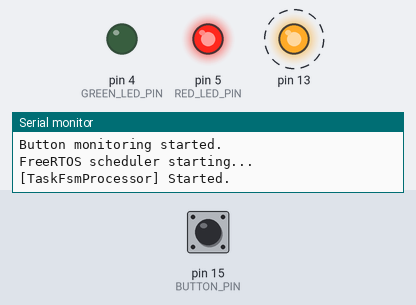
Recording of a program running on a simulated Arduino Mega 2560, built with avr-gcc and run on an emulated ATmega2560. Parts: output pins drawn as LEDs (lit = HIGH), the last lines printed to the serial monitor. Dashed ring = blinking. Inputs (shaded band) come from the test bench; at power-on: pin 15 (BUTTON_PIN) HIGH.

Above: at 0.8 s.
0.9 s: pin 15 (BUTTON_PIN) pulled LOW for 0.15 s
At 2.7 s:
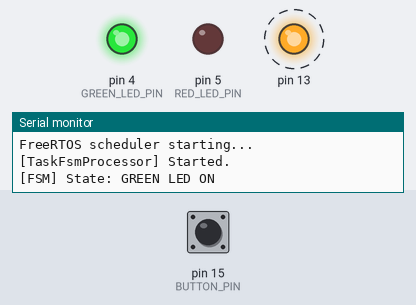
4.0 s: pin 15 (BUTTON_PIN) pulled LOW for 1 s
At 5.3 s:
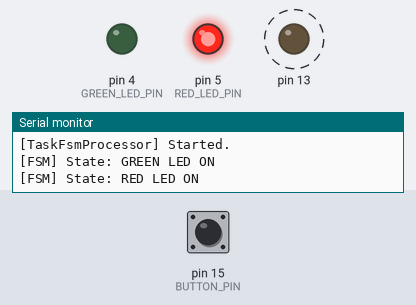
8.0 s: pin 15 (BUTTON_PIN) pulled LOW for 3.2 s
At 9.3 s:
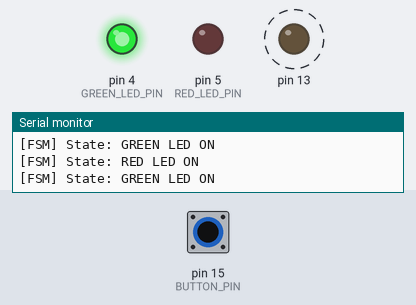
Timing chart, 0 to 20.2 s (numbered marks = the images above; inputs shaded):
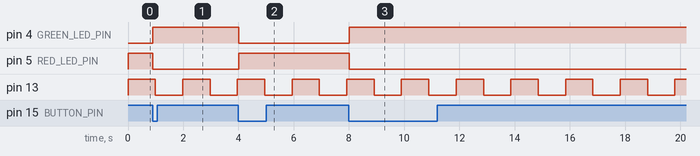

The program:

main.cpp
```cpp
// main.cpp


// Select current lab to compile:
// Uncomment the desired line and comment out the others


// #define LAB_TEST
// #define LAB_0
// #define LAB_1_1
// #define LAB_1_2
// #define LAB_2_1
// #define LAB_2_2
// #define LAB_3_1
// #define LAB_3_2
// #define LAB_4_1
// #define LAB_4_2
// #define LAB_5_1
// #define LAB_5_2
 #define LAB_6_1
// #define LAB_6_2
// #define LAB_7_1
// #define LAB_7_2
// #define LAB_7_3

#ifdef LAB_TEST
  #include "labs/test.cpp"
#elif defined(LAB_0)
  #include "labs/Lab0.cpp"
#elif defined(LAB_1_1)
  #include "labs/Lab1_1.cpp"
#elif defined(LAB_1_2)
  #include "labs/Lab1_2.cpp"
#elif defined(LAB_2_1)
  #include "labs/Lab2_1.cpp"
#elif defined(LAB_2_2)
  #include "labs/Lab2_2.cpp"
#elif defined(LAB_3_1)
  #include "labs/Lab3_1.cpp"
#elif defined(LAB_3_2)
  #include "labs/Lab3_2.cpp"
#elif defined(LAB_4_1)
  #include "labs/Lab4_1.cpp"
#elif defined(LAB_4_2)
  #include "labs/Lab4_2.cpp"
#elif defined(LAB_5_1)
  #include "labs/Lab5_1.cpp"
#elif defined(LAB_5_2)
  #include "labs/Lab5_2.cpp"
#elif defined(LAB_6_1)
  #include "labs/Lab6_1.cpp"
#elif defined(LAB_6_2)
  #include "labs/Lab6_2.cpp"
#elif defined(LAB_7_1)
  #include "labs/Lab7_1.cpp"
#elif defined(LAB_7_2)
  #include "labs/Lab7_2.cpp"
#elif defined(LAB_7_3)
  #include "labs/Lab7_3.cpp"
#else
  // ERROR_LAB runs by default
  #define ERROR_LAB
  #include "labs/ErrorLab.cpp"
#endif
```

ErrorLab.cpp
```cpp
//#define ERROR_LAB

#ifdef ERROR_LAB


#include <Arduino.h>
#include "utils/error_led_utils.h"
#include "configs/system_config.h"


void setup()
{
    defaultErrorLed.blinkForever(LED_ERROR_BLINK_FOREVER_DELAY);
}

void loop()
{

}

#endif
```

Lab0.cpp
```cpp
//#define LAB_0
#ifdef LAB_0

#include <Arduino.h>
#include "my_led.h"
#include "my_btn.h"
#include "milis_utils.h"
#include "config.h"

#define LED_PIN 13
#define BUTTON_PIN DEFAULT_BUTTON_PIN


#define SHOW_OFF

// Lab 0: LED state change application with button press

LedUtils led(LED_PIN);
ButtonUtils button(BUTTON_PIN);

void setup() {
    // No initialization needed - constructors already configured pins
}

int mil = 0;
void loop() {
    #ifdef SHOW_OFF
        executePeriodicallyRef(mil, 50, [](){
            button.update();
            if (button.btnPressed())
                led.toggle();
        });
    #else
        button.update();
        if (button.btnPressed())
            led.toggle();
        delay(50); //Debounce time: 50 ms
    #endif
}

#endif
```

Lab1_1.cpp
```cpp
#ifdef LAB_1_1
#include <Arduino.h>
#include "config.h"
#include "my_led.h"
#include "interactive_scanf.h"
#include "serial_stdio.h"  // Add this include

#define LED_PIN 12
#define BUTTON_PIN 2

#define LED_ON_COMMAND "led_on"
#define LED_OFF_COMMAND "led_off"
#define LED_TOGGLE_COMMAND "led_toggle"
#define EXIT_COMMAND "exit"
#define IS_LED_ON_COMMAND "status"


// Lab 1.1: Control an LED via serial commands

Led led;
void(* resetFunc) (void) = 0; //declare reset function @ address 0

void setup() {
    initSerialStdio(SERIAL_BAUD_RATE);  // Replace Serial.begin() with this

    // Initialize LED
    led_init(&led, LED_PIN);

    printf("\r\nLab 1.1 - LED Control via Serial\r\n");
    printf("Commands:\r\n");
    printf("  '" LED_ON_COMMAND  "' - turn LED ON\r\n");
    printf("  '" LED_OFF_COMMAND "' - turn LED OFF\r\n");
    printf("  '" LED_TOGGLE_COMMAND "' - toggle LED state\r\n");
    printf("  '" IS_LED_ON_COMMAND "' - check LED status\r\n");
    printf("  '" EXIT_COMMAND "' - restart the board\r\n");
    printf("Ready for commands...\r\n");
}

void loop() {
    delay(10); //Debounce time: 10 ms (to avoid busy loop)

    char buffer[32];


    scanf("%31s", buffer);

    if (strcmp(buffer, LED_ON_COMMAND) == 0) {
        led_turn_on(&led);
        printf("\r\nLED turned ON\r\n");
    }
    else if (strcmp(buffer, LED_OFF_COMMAND) == 0) {
        led_turn_off(&led);
        printf("\r\nLED turned OFF\r\n");
    }
    else if (strcmp(buffer, LED_TOGGLE_COMMAND) == 0) {
        led_toggle(&led);
        printf("\r\nLED toggled\r\n");
    }
    else if (strcmp(buffer, IS_LED_ON_COMMAND) == 0) {
        if (led_is_on(&led)) {
            printf("\r\nLED is currently ON\r\n");
        } else {
            printf("\r\nLED is currently OFF\r\n");
        }
    }
    else if (strcmp(buffer, EXIT_COMMAND) == 0) {
        printf("\r\nRestarting board...\r\n");
        delay(1000); // give time to send message
        resetFunc(); // call reset
    }
    else {
        printf("\r\nUnknown command: %s\r\n", buffer);
        printf("Use commands:\r\n");
        printf("  '" LED_ON_COMMAND "'\r\n");
        printf("  '" LED_OFF_COMMAND "'\r\n");
        printf("  '" LED_TOGGLE_COMMAND "'\r\n");
        printf("  '" IS_LED_ON_COMMAND "'\r\n");
        printf("  '" EXIT_COMMAND "'\r\n");
    }

}
#endif
```

Lab1_2.cpp
```cpp
#ifdef LAB_1_2
#include <Arduino.h>
#include "keypad_lcd_stdio_config.h"  // Includes initWithConfig() implementation
#include "my_led.h"
#include "config.h"

#define CORRECT_CODE "1234"
#define MAX_CODE_LENGTH 10

#define SECRET_INPUT  // To hide code input on LCD

// Lab 1.2: Code verification system with 4x4 keypad and LCD display via STDIO

// LED structures (C-style)
Led greenLed;
Led redLed;

String enteredCode = "";

void resetBoard() {
    void(* resetFunc) (void) = 0; //declare reset function @ address 0
    resetFunc(); //call reset
}

void setup() {
    // Initialize STDIO wrapper for keypad and LCD display
    KeypadLCDStdio::initWithConfig();

    // Initialize LEDs (C-style)
    led_init(&greenLed, GREEN_LED_PIN);
    led_init(&redLed, RED_LED_PIN);

    // Turn off LEDs initially
    led_turn_off(&greenLed);
    led_turn_off(&redLed);

    // Flush display first
    printf("\f");

    // Show first screen
    printf("Lab 1.2");
    printf("\n4-digit code");
    delay(2000);

    // Flush (clear) and show second screen
    printf("\f");
    printf("# to confirm");
    printf("\n* to clear");
    delay(2000);

    // Flush (clear) and show input prompt
    printf("\f");
    printf("Code: ");
}

void loop() {
    delay(10); // Small delay for stability

    // Read character directly from STDIO (blocking call)
    char c = getchar();

    if (c != EOF && c != '\0') {
        if (c == '#') {
            // Check code when # is pressed
            printf("\f");
            printf("Checking code...");
            delay(1000);

            if (enteredCode == CORRECT_CODE) {
                printf("\f");
                printf("Access granted!");
                led_turn_on(&greenLed);
                led_turn_off(&redLed);
            } else {
                printf("\f");
                printf("Access denied!");
                led_turn_on(&redLed);
                led_turn_off(&greenLed);
            }

            // Reset after 3 seconds
            delay(3000);
            printf("\f");
            resetBoard();


        } else if (c == '*') {
            // Clear input when * is pressed
            enteredCode = "";
            printf("\f");
            printf("Code cleared");
            delay(1000);
            printf("\f");
            printf("Code: ");

        } else if (c >= '0' && c <= '9') {
            // Add digit to code
            if (enteredCode.length() < MAX_CODE_LENGTH) {
                enteredCode += c;
            }
            /*
#ifdef SECRET_INPUT
            if (enteredCode.length() < MAX_CODE_LENGTH) {
                enteredCode += c;
                printf("\f");
                printf("Code: ");
                for (size_t i = 0; i < enteredCode.length(); i++) {
                    printf("*");
                }
            }
#else
            if (enteredCode.length() < MAX_CODE_LENGTH) {
                enteredCode += c;
                printf("\f");
                printf("Code: %s", enteredCode.c_str());
            }
#endif
*/
        }
    }
}
#endif
```

Lab2_2.cpp
```cpp
#ifdef LAB_2_2
#include <Arduino.h>
#include <Arduino_FreeRTOS.h>
#include <semphr.h>
#include <queue.h>
#include "config.h"
#include "serial_stdio.h"

// Lab 2.2 - FreeRTOS: Preemptive Multitasking with Semaphores and Queues
// Three tasks demonstrating synchronization and inter-task communication

// ============================================================================
// HARDWARE CONFIGURATION
// ============================================================================
#define BTN1_PIN 2          // Button for Task 1
#define LED1_PIN 13         // LED controlled by Task 1 (1 second on button press)
#define LED2_PIN 12         // LED controlled by Task 2 (blinks N times)

// ============================================================================
// FREERTOS OBJECTS
// ============================================================================
SemaphoreHandle_t buttonSemaphore;  // Binary semaphore for Task 1 -> Task 2 sync
QueueHandle_t dataQueue;            // Queue for Task 2 -> Task 3 communication

// ============================================================================
// SHARED VARIABLES
// ============================================================================
volatile int N = 0;                 // Counter incremented by Task 2
volatile unsigned long led1_onTime = 0;  // Time when LED1 should turn off

// ============================================================================
// TASK FUNCTION DECLARATIONS
// ============================================================================
void Task1_ButtonAndLED(void *pvParameters);
void Task2_SynchronousTask(void *pvParameters);
void Task3_BufferReader(void *pvParameters);

// ============================================================================
// TASK 1: Button and LED Control
// ============================================================================
/**
 * Task 1: Button Monitoring and LED Control
 * - Frequency: 10ms (100Hz)
 * - Detects button press with debouncing
 * - Lights LED1 for 1 second on button press
 * - Signals Task 2 via binary semaphore
 */
void Task1_ButtonAndLED(void *pvParameters) {
    (void) pvParameters;  // Unused parameter

    TickType_t xLastWakeTime;
    const TickType_t xFrequency = pdMS_TO_TICKS(10);  // 10ms period

    // Button debouncing variables
    bool btnLastState = HIGH;
    unsigned long btnLastDebounce = 0;
    const unsigned long DEBOUNCE_DELAY = 50;

    // Initialize the xLastWakeTime variable with the current time
    xLastWakeTime = xTaskGetTickCount();

    while (1) {
        // Read button with debouncing
        bool btnReading = digitalRead(BTN1_PIN);

        if (btnReading != btnLastState) {
            btnLastDebounce = millis();
        }

        if ((millis() - btnLastDebounce) > DEBOUNCE_DELAY) {
            if (btnReading == LOW && btnLastState == HIGH) {
                // Button pressed (falling edge)

                // Turn on LED1 for 1 second
                digitalWrite(LED1_PIN, HIGH);
                led1_onTime = millis() + 1000;  // LED should turn off after 1 second

                // Signal Task 2 via semaphore
                xSemaphoreGive(buttonSemaphore);

                printf("Task1: Button pressed! LED1 ON, semaphore given.\r\n");
            }
        }

        btnLastState = btnReading;

        // Check if LED1 should be turned off
        if (led1_onTime > 0 && millis() >= led1_onTime) {
            digitalWrite(LED1_PIN, LOW);
            led1_onTime = 0;
            printf("Task1: LED1 OFF after 1 second.\r\n");
        }

        // Wait for the next cycle (10ms)
        vTaskDelayUntil(&xLastWakeTime, xFrequency);
    }
}

// ============================================================================
// TASK 2: Synchronous Task (Provider)
// ============================================================================
/**
 * Task 2: Synchronous Data Provider
 * - Waits for semaphore from Task 1
 * - Increments counter N
 * - Sends bytes (1,2,3,...N) to queue with 50ms interval
 * - Blinks LED2 N times (ON: 300ms, OFF: 500ms)
 */
void Task2_SynchronousTask(void *pvParameters) {
    (void) pvParameters;  // Unused parameter

    while (1) {
        // Wait for semaphore from Task 1 (blocking wait)
        if (xSemaphoreTake(buttonSemaphore, portMAX_DELAY) == pdTRUE) {
            // Semaphore received - button was pressed
            N++;
            printf("Task2: Semaphore received! N = %d\r\n", N);

            // Send series of bytes (1,2,3,...N) to queue with 50ms interval
            printf("Task2: Sending bytes to queue: ");
            for (int i = 1; i <= N; i++) {
                uint8_t byte = i;

                // Send byte to queue (non-blocking or with timeout)
                if (xQueueSendToBack(dataQueue, &byte, pdMS_TO_TICKS(10)) == pdTRUE) {
                    printf("%d ", byte);
                } else {
                    printf("(queue full!) ");
                }

                vTaskDelay(pdMS_TO_TICKS(50));  // 50ms delay between bytes
            }

            // Send terminator byte (0) for newline
            uint8_t terminator = 0;
            xQueueSendToBack(dataQueue, &terminator, pdMS_TO_TICKS(10));
            printf("0\r\n");

            // Blink LED2 N times (ON: 300ms, OFF: 500ms)
            printf("Task2: Blinking LED2 %d times.\r\n", N);
            for (int i = 0; i < N; i++) {
                digitalWrite(LED2_PIN, HIGH);
                vTaskDelay(pdMS_TO_TICKS(300));  // ON for 300ms

                digitalWrite(LED2_PIN, LOW);
                vTaskDelay(pdMS_TO_TICKS(500));  // OFF for 500ms
            }

            printf("Task2: Finished sequence for N=%d.\r\n", N);
        }
    }
}

// ============================================================================
// TASK 3: Asynchronous Buffer Reader (Consumer)
// ============================================================================
/**
 * Task 3: Asynchronous Data Consumer
 * - Frequency: 200ms (5Hz)
 * - Reads bytes from queue
 * - Displays bytes in terminal
 * - Prints newline when byte 0 is received
 */
void Task3_BufferReader(void *pvParameters) {
    (void) pvParameters;  // Unused parameter

    TickType_t xLastWakeTime;
    const TickType_t xFrequency = pdMS_TO_TICKS(200);  // 200ms period

    // Initialize the xLastWakeTime variable with the current time
    xLastWakeTime = xTaskGetTickCount();

    while (1) {
        uint8_t receivedByte;

        // Try to receive data from queue (non-blocking check)
        while (xQueueReceive(dataQueue, &receivedByte, 0) == pdTRUE) {
            if (receivedByte == 0) {
                // Terminator byte - newline
                printf("\r\n");
            } else {
                // Regular byte - print it
                printf("%d ", receivedByte);
            }
        }

        // Wait for next cycle (200ms)
        vTaskDelayUntil(&xLastWakeTime, xFrequency);
    }
}

// ============================================================================
// ARDUINO SETUP
// ============================================================================
void setup() {
    // Initialize Serial for STDIO
    initSerialStdio(SERIAL_BAUD_RATE);

    printf("Lab 2.2 - FreeRTOS Multitasking\r\n");
    printf("================================\r\n\r\n");

    // Configure pins
    pinMode(BTN1_PIN, INPUT_PULLUP);
    pinMode(LED1_PIN, OUTPUT);
    pinMode(LED2_PIN, OUTPUT);

    // Initialize LEDs to OFF
    digitalWrite(LED1_PIN, LOW);
    digitalWrite(LED2_PIN, LOW);

    // Create binary semaphore for Task 1 -> Task 2 synchronization
    buttonSemaphore = xSemaphoreCreateBinary();
    if (buttonSemaphore == NULL) {
        printf("ERROR: Failed to create semaphore!\r\n");
        while(1);  // Halt on error
    }

    // Create queue for Task 2 -> Task 3 communication (10 bytes capacity)
    dataQueue = xQueueCreate(10, sizeof(uint8_t));
    if (dataQueue == NULL) {
        printf("ERROR: Failed to create queue!\r\n");
        while(1);  // Halt on error
    }

    printf("FreeRTOS objects created successfully.\r\n");
    printf("Creating tasks...\r\n\r\n");

    // Create Task 1: Button and LED (Priority 2 - high)
    xTaskCreate(
        Task1_ButtonAndLED,      // Task function
        "Task1_Button",          // Task name (for debugging)
        128,                     // Stack size (words)
        NULL,                    // Task parameters
        2,                       // Priority (higher = more important)
        NULL                     // Task handle
    );

    // Create Task 2: Synchronous Task (Priority 1 - medium)
    xTaskCreate(
        Task2_SynchronousTask,
        "Task2_Sync",
        256,                     // Larger stack for printf operations
        NULL,
        1,
        NULL
    );

    // Create Task 3: Buffer Reader (Priority 1 - medium)
    xTaskCreate(
        Task3_BufferReader,
        "Task3_Reader",
        128,
        NULL,
        1,
        NULL
    );

    printf("All tasks created!\r\n");
    printf("BTN1 (pin %d): Press to trigger sequence\r\n", BTN1_PIN);
    printf("LED1 (pin %d): Lights for 1 second on button press\r\n", LED1_PIN);
    printf("LED2 (pin %d): Blinks N times after sequence\r\n\r\n", LED2_PIN);
    printf("Starting scheduler...\r\n\r\n");

    // Start the FreeRTOS scheduler
    // This function never returns if scheduler starts successfully
    vTaskStartScheduler();

    // Should never reach here
    printf("ERROR: Scheduler failed to start!\r\n");
    while(1);
}

// ============================================================================
// ARDUINO LOOP (Not used - FreeRTOS takes control)
// ============================================================================
void loop() {
    // Empty - FreeRTOS scheduler handles all tasks
    // This function is never called after vTaskStartScheduler()
}

#endif
```

Lab6_2.cpp
```cpp
#ifdef LAB_6_2
#include <Arduino.h>

// Lab 6.2 - Заглушка для будущей реализации

void setup() {
    Serial.begin(9600);
    Serial.println("Lab 6.2 - Not implemented yet");
}


void loop() {
    // Заглушка
    delay(1000);
}
#endif
```

Lab7_1.cpp
```cpp
#ifdef LAB_7_1
#include <Arduino.h>

// Lab 7.1 - Заглушка для будущей реализации

void setup() {
    Serial.begin(9600);
    Serial.println("Lab 7.1 - Not implemented yet");
}


void loop() {
    // Заглушка
    delay(1000);
}

#endif
```

Source omitted: Lab2_1.cpp (12893 bytes), Lab3_1.cpp (9201 bytes), Lab3_2.cpp (7760 bytes), Lab4_1.cpp (10104 bytes), Lab4_2.cpp (9995 bytes), Lab5_1.cpp (8340 bytes), Lab5_2.cpp (9268 bytes), Lab6_1.cpp (6015 bytes), Lab7_2.cpp (237 bytes), Lab7_3.cpp (238 bytes), test.cpp (813 bytes)

Measured:
- after the input at 0.9 s, pin 4 (GREEN_LED_PIN): LOW → HIGH at once; pin 5 (RED_LED_PIN): HIGH → LOW at once
- after the input at 4.0 s, pin 4 (GREEN_LED_PIN): HIGH → LOW at once; pin 5 (RED_LED_PIN): LOW → HIGH at once
- after the input at 8.0 s, pin 4 (GREEN_LED_PIN): LOW → HIGH at once; pin 5 (RED_LED_PIN): HIGH → LOW at once
- by itself, pin 13: alternates HIGH for 0.99 s and LOW for 0.99 s
